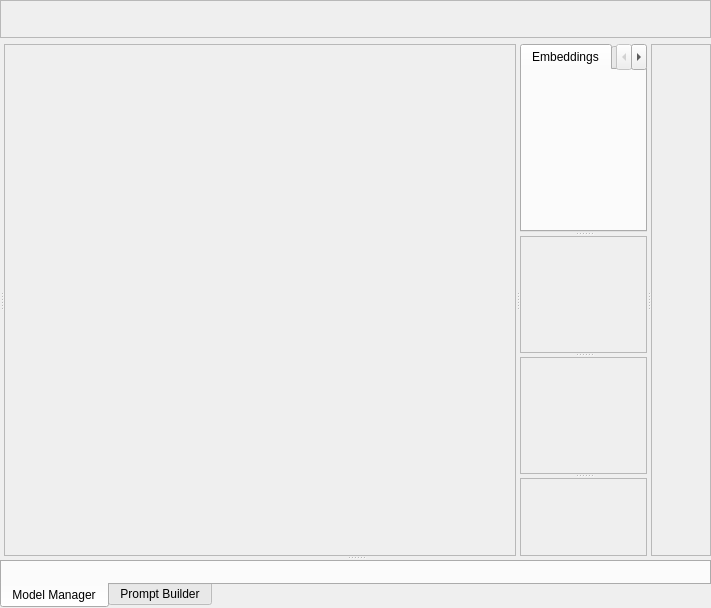
  <widget class="QWidget" name="centralwidget">
   <property name="enabled">
    <bool>true</bool>
   </property>
   <property name="sizePolicy">
    <sizepolicy hsizetype="MinimumExpanding" vsizetype="MinimumExpanding">
     <horstretch>0</horstretch>
     <verstretch>0</verstretch>
    </sizepolicy>
   </property>
   <property name="minimumSize">
    <size>
     <width>0</width>
     <height>0</height>
    </size>
   </property>
   <property name="layoutDirection">
    <enum>Qt::LeftToRight</enum>
   </property>
   <layout class="QGridLayout" name="gridLayout">
    <property name="leftMargin">
     <number>0</number>
    </property>
    <property name="topMargin">
     <number>0</number>
    </property>
    <property name="rightMargin">
     <number>0</number>
    </property>
    <property name="bottomMargin">
     <number>0</number>
    </property>
    <item row="0" column="0">
     <widget class="QFrame" name="header_widget">
      <property name="enabled">
       <bool>true</bool>
      </property>
      <property name="maximumSize">
       <size>
        <width>16777215</width>
        <height>48</height>
       </size>
      </property>
      <property name="frameShape">
       <enum>QFrame::StyledPanel</enum>
      </property>
      <property name="frameShadow">
       <enum>QFrame::Sunken</enum>
      </property>
      <layout class="QHBoxLayout" name="horizontalLayout">
       <property name="spacing">
        <number>0</number>
       </property>
       <property name="leftMargin">
        <number>0</number>
       </property>
       <property name="topMargin">
        <number>0</number>
       </property>
       <property name="rightMargin">
        <number>0</number>
       </property>
       <property name="bottomMargin">
        <number>0</number>
       </property>
       <item>
        <widget class="QPushButton" name="file_new_button">
         <property name="minimumSize">
          <size>
           <width>36</width>
           <height>36</height>
          </size>
         </property>
         <property name="maximumSize">
          <size>
           <width>24</width>
           <height>36</height>
          </size>
         </property>
         <property name="text">
          <string/>
         </property>
         <property name="icon">
          <iconset theme="document-new">
           <normaloff>.</normaloff>.</iconset>
         </property>
         <property name="iconSize">
          <size>
           <width>24</width>
           <height>24</height>
          </size>
         </property>
         <property name="flat">
          <bool>true</bool>
         </property>
        </widget>
       </item>
       <item>
        <widget class="QPushButton" name="open_button">
         <property name="minimumSize">
          <size>
           <width>36</width>
           <height>36</height>
          </size>
         </property>
         <property name="maximumSize">
          <size>
           <width>24</width>
           <height>36</height>
          </size>
         </property>
         <property name="text">
          <string/>
         </property>
         <property name="icon">
          <iconset theme="document-open">
           <normaloff>../../src/icons/034-folder.png</normaloff>../../src/icons/034-folder.png</iconset>
         </property>
         <property name="iconSize">
          <size>
           <width>24</width>
           <height>24</height>
          </size>
         </property>
         <property name="flat">
          <bool>true</bool>
         </property>
        </widget>
       </item>
       <item>
        <widget class="QPushButton" name="save_button">
         <property name="minimumSize">
          <size>
           <width>36</width>
           <height>36</height>
          </size>
         </property>
         <property name="maximumSize">
          <size>
           <width>24</width>
           <height>36</height>
          </size>
         </property>
         <property name="text">
          <string/>
         </property>
         <property name="icon">
          <iconset theme="document-save">
           <normaloff>../../src/icons/033-diskette.png</normaloff>../../src/icons/033-diskette.png</iconset>
         </property>
         <property name="iconSize">
          <size>
           <width>24</width>
           <height>24</height>
          </size>
         </property>
         <property name="flat">
          <bool>true</bool>
         </property>
        </widget>
       </item>
       <item>
        <widget class="QPushButton" name="export_button">
         <property name="minimumSize">
          <size>
           <width>36</width>
           <height>36</height>
          </size>
         </property>
         <property name="maximumSize">
          <size>
           <width>24</width>
           <height>36</height>
          </size>
         </property>
         <property name="toolTip">
          <string>Fast Export Image</string>
         </property>
         <property name="text">
          <string/>
         </property>
         <property name="icon">
          <iconset theme="document-send">
           <normaloff>../../src/icons/export.png</normaloff>../../src/icons/export.png</iconset>
         </property>
         <property name="iconSize">
          <size>
           <width>24</width>
           <height>24</height>
          </size>
         </property>
         <property name="flat">
          <bool>true</bool>
         </property>
        </widget>
       </item>
       <item>
        <widget class="QPushButton" name="undo_button">
         <property name="sizePolicy">
          <sizepolicy hsizetype="Expanding" vsizetype="Expanding">
           <horstretch>0</horstretch>
           <verstretch>0</verstretch>
          </sizepolicy>
         </property>
         <property name="minimumSize">
          <size>
           <width>36</width>
           <height>36</height>
          </size>
         </property>
         <property name="maximumSize">
          <size>
           <width>24</width>
           <height>36</height>
          </size>
         </property>
         <property name="toolTip">
          <string>Undo</string>
         </property>
         <property name="styleSheet">
          <string notr="true">border-color: rgb(61, 56, 70);</string>
         </property>
         <property name="text">
          <string/>
         </property>
         <property name="icon">
          <iconset theme="edit-undo">
           <normaloff>.</normaloff>.</iconset>
         </property>
         <property name="iconSize">
          <size>
           <width>24</width>
           <height>24</height>
          </size>
         </property>
         <property name="flat">
          <bool>true</bool>
         </property>
        </widget>
       </item>
       <item>
        <widget class="QPushButton" name="redo_button">
         <property name="sizePolicy">
          <sizepolicy hsizetype="Expanding" vsizetype="Expanding">
           <horstretch>0</horstretch>
           <verstretch>0</verstretch>
          </sizepolicy>
         </property>
         <property name="minimumSize">
          <size>
           <width>36</width>
           <height>36</height>
          </size>
         </property>
         <property name="maximumSize">
          <size>
           <width>24</width>
           <height>36</height>
          </size>
         </property>
         <property name="toolTip">
          <string>Redo</string>
         </property>
         <property name="styleSheet">
          <string notr="true">border-color: rgb(61, 56, 70);</string>
         </property>
         <property name="text">
          <string/>
         </property>
         <property name="icon">
          <iconset theme="edit-redo">
           <normaloff>../../src/icons/008-redo.png</normaloff>../../src/icons/008-redo.png</iconset>
         </property>
         <property name="iconSize">
          <size>
           <width>24</width>
           <height>24</height>
          </size>
         </property>
         <property name="flat">
          <bool>true</bool>
         </property>
        </widget>
       </item>
       <item>
        <spacer name="horizontalSpacer_2">
         <property name="minimumSize">
          <size>
           <width>0</width>
           <height>36</height>
          </size>
         </property>
         <property name="maximumSize">
          <size>
           <width>16777215</width>
           <height>36</height>
          </size>
         </property>
         <property name="orientation">
          <enum>Qt::Horizontal</enum>
         </property>
         <property name="sizeHint" stdset="0">
          <size>
           <width>40</width>
           <height>20</height>
          </size>
         </property>
        </spacer>
       </item>
       <item>
        <widget class="SliderWidget" name="width_slider" native="true">
         <property name="label_text" stdset="0">
          <string>Active Grid Width</string>
         </property>
         <property name="slider_minimum" stdset="0">
          <number>64</number>
         </property>
         <property name="slider_maximum" stdset="0">
          <number>4096</number>
         </property>
         <property name="spinbox_minimum" stdset="0">
          <number>64</number>
         </property>
         <property name="spinbox_maximum" stdset="0">
          <number>4096</number>
         </property>
         <property name="slider_tick_interval" stdset="0">
          <number>64</number>
         </property>
         <property name="slider_single_step" stdset="0">
          <number>64</number>
         </property>
         <property name="slider_page_step" stdset="0">
          <number>64</number>
         </property>
         <property name="spinbox_single_step" stdset="0">
          <number>64</number>
         </property>
         <property name="spinbox_page_step" stdset="0">
          <number>64</number>
         </property>
         <property name="slider_callback" stdset="0">
          <string>width_slider_callback</string>
         </property>
        </widget>
       </item>
       <item>
        <widget class="SliderWidget" name="height_slider" native="true">
         <property name="slider_minimum" stdset="0">
          <number>64</number>
         </property>
         <property name="slider_maximum" stdset="0">
          <number>4096</number>
         </property>
         <property name="spinbox_minimum" stdset="0">
          <number>64</number>
         </property>
         <property name="spinbox_maximum" stdset="0">
          <number>4096</number>
         </property>
         <property name="slider_tick_interval" stdset="0">
          <number>64</number>
         </property>
         <property name="slider_single_step" stdset="0">
          <number>64</number>
         </property>
         <property name="slider_page_step" stdset="0">
          <number>64</number>
         </property>
         <property name="spinbox_single_step" stdset="0">
          <number>64</number>
         </property>
         <property name="spinbox_page_step" stdset="0">
          <number>64</number>
         </property>
         <property name="label_text" stdset="0">
          <string>Active Grid Height</string>
         </property>
         <property name="slider_callback" stdset="0">
          <string>height_slider_callback</string>
         </property>
        </widget>
       </item>
       <item>
        <widget class="SliderWidget" name="brush_size_slider" native="true">
         <property name="slider_minimum" stdset="0">
          <number>64</number>
         </property>
         <property name="slider_maximum" stdset="0">
          <number>4096</number>
         </property>
         <property name="spinbox_minimum" stdset="0">
          <number>64</number>
         </property>
         <property name="spinbox_maximum" stdset="0">
          <number>4096</number>
         </property>
         <property name="slider_tick_interval" stdset="0">
          <number>64</number>
         </property>
         <property name="slider_single_step" stdset="0">
          <number>64</number>
         </property>
         <property name="slider_page_step" stdset="0">
          <number>64</number>
         </property>
         <property name="spinbox_single_step" stdset="0">
          <number>64</number>
         </property>
         <property name="spinbox_page_step" stdset="0">
          <number>64</number>
         </property>
         <property name="label_text" stdset="0">
          <string>Brush Size</string>
         </property>
         <property name="slider_callback" stdset="0">
          <string>brush_size_slider_callback</string>
         </property>
        </widget>
       </item>
      </layout>
     </widget>
    </item>
    <item row="1" column="0">
     <widget class="QSplitter" name="main_splitter">
      <property name="orientation">
       <enum>Qt::Vertical</enum>
      </property>
      <widget class="QSplitter" name="content_splitter">
       <property name="orientation">
        <enum>Qt::Horizontal</enum>
       </property>
       <property name="childrenCollapsible">
        <bool>false</bool>
       </property>
       <widget class="GeneratorTabWidget" name="generator_widget" native="true"/>
       <widget class="QSplitter" name="center_splitter">
        <property name="minimumSize">
         <size>
          <width>512</width>
          <height>512</height>
         </size>
        </property>
        <property name="orientation">
         <enum>Qt::Vertical</enum>
        </property>
        <widget class="QFrame" name="canvas_frame">
         <property name="minimumSize">
          <size>
           <width>0</width>
           <height>0</height>
          </size>
         </property>
         <property name="frameShape">
          <enum>QFrame::StyledPanel</enum>
         </property>
         <property name="frameShadow">
          <enum>QFrame::Raised</enum>
         </property>
         <layout class="QGridLayout" name="gridLayout_5">
          <property name="leftMargin">
           <number>0</number>
          </property>
          <property name="topMargin">
           <number>0</number>
          </property>
          <property name="rightMargin">
           <number>0</number>
          </property>
          <property name="bottomMargin">
           <number>0</number>
          </property>
          <item row="0" column="0">
           <widget class="CanvasWidget" name="canvas_widget" native="true"/>
          </item>
         </layout>
        </widget>
       </widget>
       <widget class="QSplitter" name="right_panel_splitter">
        <property name="orientation">
         <enum>Qt::Vertical</enum>
        </property>
        <property name="childrenCollapsible">
         <bool>false</bool>
        </property>
        <widget class="QTabWidget" name="tool_tab_widget">
         <property name="currentIndex">
          <number>0</number>
         </property>
         <widget class="QWidget" name="tab_embeddings">
          <attribute name="title">
           <string>Embeddings</string>
          </attribute>
          <layout class="QGridLayout" name="gridLayout_6">
           <item row="0" column="0">
            <widget class="EmbeddingsContainerWidget" name="embeddings_container_widget" native="true"/>
           </item>
          </layout>
         </widget>
         <widget class="QWidget" name="tab_lora">
          <attribute name="title">
           <string>LoRA</string>
          </attribute>
          <layout class="QGridLayout" name="gridLayout_7">
           <item row="0" column="0">
            <widget class="LoraContainerWidget" name="lora_container_widget" native="true"/>
           </item>
          </layout>
         </widget>
         <widget class="QWidget" name="tab_pen_color">
          <attribute name="title">
           <string>Pen</string>
          </attribute>
          <layout class="QGridLayout" name="gridLayout_8">
           <item row="0" column="0">
            <widget class="BrushContainerWidget" name="brush_container_widget" native="true"/>
           </item>
          </layout>
         </widget>
        </widget>
        <widget class="QFrame" name="frame">
         <property name="frameShape">
          <enum>QFrame::StyledPanel</enum>
         </property>
         <property name="frameShadow">
          <enum>QFrame::Raised</enum>
         </property>
        </widget>
        <widget class="QFrame" name="frame_2">
         <property name="frameShape">
          <enum>QFrame::StyledPanel</enum>
         </property>
         <property name="frameShadow">
          <enum>QFrame::Raised</enum>
         </property>
        </widget>
        <widget class="QFrame" name="frame_3">
         <property name="frameShape">
          <enum>QFrame::StyledPanel</enum>
         </property>
         <property name="frameShadow">
          <enum>QFrame::Raised</enum>
         </property>
         <layout class="QGridLayout" name="gridLayout_2">
          <item row="0" column="0">
           <widget class="LayerContainerWidget" name="layer_widget" native="true"/>
          </item>
         </layout>
        </widget>
       </widget>
       <widget class="QFrame" name="button_menu">
        <property name="minimumSize">
         <size>
          <width>60</width>
          <height>0</height>
         </size>
        </property>
        <property name="frameShape">
         <enum>QFrame::StyledPanel</enum>
        </property>
        <property name="frameShadow">
         <enum>QFrame::Raised</enum>
        </property>
        <layout class="QVBoxLayout" name="verticalLayout">
         <item>
          <widget class="QPushButton" name="toggle_grid_button">
           <property name="sizePolicy">
            <sizepolicy hsizetype="Fixed" vsizetype="Fixed">
             <horstretch>0</horstretch>
             <verstretch>0</verstretch>
            </sizepolicy>
           </property>
           <property name="minimumSize">
            <size>
             <width>35</width>
             <height>35</height>
            </size>
           </property>
           <property name="text">
            <string/>
           </property>
           <property name="icon">
            <iconset resource="../../resources.qrc">
             <normaloff>:/icons/032-pixels-light.png</normaloff>:/icons/032-pixels-light.png</iconset>
           </property>
           <property name="iconSize">
            <size>
             <width>18</width>
             <height>18</height>
            </size>
           </property>
           <property name="checkable">
            <bool>true</bool>
           </property>
           <property name="flat">
            <bool>true</bool>
           </property>
          </widget>
         </item>
         <item>
          <widget class="QPushButton" name="toggle_brush_button">
           <property name="sizePolicy">
            <sizepolicy hsizetype="Fixed" vsizetype="Fixed">
             <horstretch>0</horstretch>
             <verstretch>0</verstretch>
            </sizepolicy>
           </property>
           <property name="minimumSize">
            <size>
             <width>35</width>
             <height>35</height>
            </size>
           </property>
           <property name="text">
            <string/>
           </property>
           <property name="icon">
            <iconset resource="../../resources.qrc">
             <normaloff>:/icons/011-pencil-light.png</normaloff>:/icons/011-pencil-light.png</iconset>
           </property>
           <property name="iconSize">
            <size>
             <width>18</width>
             <height>18</height>
            </size>
           </property>
           <property name="checkable">
            <bool>true</bool>
           </property>
           <property name="flat">
            <bool>true</bool>
           </property>
          </widget>
         </item>
         <item>
          <widget class="QPushButton" name="safety_checker_button">
           <property name="sizePolicy">
            <sizepolicy hsizetype="Fixed" vsizetype="Fixed">
             <horstretch>0</horstretch>
             <verstretch>0</verstretch>
            </sizepolicy>
           </property>
           <property name="minimumSize">
            <size>
             <width>35</width>
             <height>35</height>
            </size>
           </property>
           <property name="text">
            <string/>
           </property>
           <property name="icon">
            <iconset resource="../../resources.qrc">
             <normaloff>:/icons/039-18-light.png</normaloff>:/icons/039-18-light.png</iconset>
           </property>
           <property name="iconSize">
            <size>
             <width>18</width>
             <height>18</height>
            </size>
           </property>
           <property name="checkable">
            <bool>true</bool>
           </property>
           <property name="flat">
            <bool>true</bool>
           </property>
          </widget>
         </item>
         <item>
          <widget class="QPushButton" name="focus_button">
           <property name="sizePolicy">
            <sizepolicy hsizetype="Fixed" vsizetype="Fixed">
             <horstretch>0</horstretch>
             <verstretch>0</verstretch>
            </sizepolicy>
           </property>
           <property name="minimumSize">
            <size>
             <width>35</width>
             <height>35</height>
            </size>
           </property>
           <property name="text">
            <string/>
           </property>
           <property name="icon">
            <iconset resource="../../resources.qrc">
             <normaloff>:/icons/037-focus-light.png</normaloff>:/icons/037-focus-light.png</iconset>
           </property>
           <property name="iconSize">
            <size>
             <width>18</width>
             <height>18</height>
            </size>
           </property>
           <property name="flat">
            <bool>true</bool>
           </property>
          </widget>
         </item>
         <item>
          <widget class="QPushButton" name="toggle_active_grid_area_button">
           <property name="sizePolicy">
            <sizepolicy hsizetype="Fixed" vsizetype="Fixed">
             <horstretch>0</horstretch>
             <verstretch>0</verstretch>
            </sizepolicy>
           </property>
           <property name="minimumSize">
            <size>
             <width>35</width>
             <height>35</height>
            </size>
           </property>
           <property name="text">
            <string/>
           </property>
           <property name="icon">
            <iconset resource="../../resources.qrc">
             <normaloff>:/icons/038-drag-light.png</normaloff>:/icons/038-drag-light.png</iconset>
           </property>
           <property name="iconSize">
            <size>
             <width>18</width>
             <height>18</height>
            </size>
           </property>
           <property name="checkable">
            <bool>true</bool>
           </property>
           <property name="flat">
            <bool>true</bool>
           </property>
          </widget>
         </item>
         <item>
          <widget class="QPushButton" name="toggle_eraser_button">
           <property name="sizePolicy">
            <sizepolicy hsizetype="Fixed" vsizetype="Fixed">
             <horstretch>0</horstretch>
             <verstretch>0</verstretch>
            </sizepolicy>
           </property>
           <property name="minimumSize">
            <size>
             <width>35</width>
             <height>35</height>
            </size>
           </property>
           <property name="text">
            <string/>
           </property>
           <property name="icon">
            <iconset resource="../../resources.qrc">
             <normaloff>:/icons/014-eraser-light.png</normaloff>:/icons/014-eraser-light.png</iconset>
           </property>
           <property name="iconSize">
            <size>
             <width>18</width>
             <height>18</height>
            </size>
           </property>
           <property name="checkable">
            <bool>true</bool>
           </property>
           <property name="flat">
            <bool>true</bool>
           </property>
          </widget>
         </item>
         <item>
          <widget class="QPushButton" name="settings_button">
           <property name="sizePolicy">
            <sizepolicy hsizetype="Fixed" vsizetype="Fixed">
             <horstretch>0</horstretch>
             <verstretch>0</verstretch>
            </sizepolicy>
           </property>
           <property name="minimumSize">
            <size>
             <width>35</width>
             <height>35</height>
            </size>
           </property>
           <property name="text">
            <string/>
           </property>
           <property name="icon">
            <iconset resource="../../resources.qrc">
             <normaloff>:/icons/settings-light.png</normaloff>:/icons/settings-light.png</iconset>
           </property>
           <property name="iconSize">
            <size>
             <width>18</width>
             <height>18</height>
            </size>
           </property>
           <property name="flat">
            <bool>true</bool>
           </property>
          </widget>
         </item>
         <item>
          <spacer name="verticalSpacer">
           <property name="orientation">
            <enum>Qt::Vertical</enum>
           </property>
           <property name="sizeHint" stdset="0">
            <size>
             <width>20</width>
             <height>40</height>
            </size>
           </property>
          </spacer>
         </item>
        </layout>
       </widget>
      </widget>
      <widget class="QTabWidget" name="bottom_panel_tab_widget">
       <property name="tabPosition">
        <enum>QTabWidget::South</enum>
       </property>
       <property name="currentIndex">
        <number>0</number>
       </property>
       <widget class="QWidget" name="tab_3">
        <attribute name="title">
         <string>Model Manager</string>
        </attribute>
        <layout class="QGridLayout" name="gridLayout_4">
         <item row="0" column="0">
          <widget class="ModelManagerWidget" name="model_manager" native="true"/>
         </item>
        </layout>
       </widget>
       <widget class="QWidget" name="tab_4">
        <attribute name="title">
         <string>Prompt Builder</string>
        </attribute>
        <layout class="QGridLayout" name="gridLayout_3">
         <item row="0" column="0">
          <widget class="PromptBuilderWidget" name="prompt_builder" native="true"/>
         </item>
        </layout>
       </widget>
      </widget>
     </widget>
    </item>
   </layout>
  </widget>
